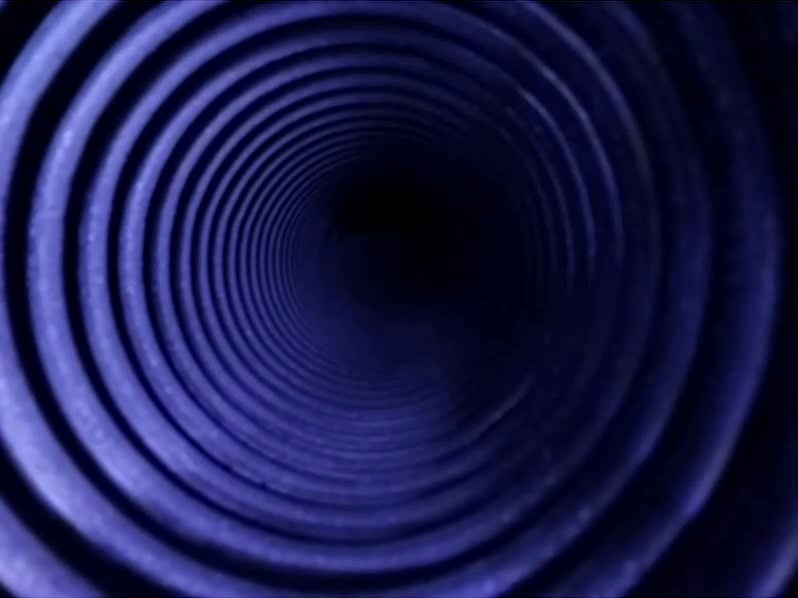
#> input picture Pipe_Detection_Model/Images/frame13.jpg, 798 x 598 px
$ jupyter execute --allow-errors Pipe_Detection_Model_Jihyo_Park.ipynb
#> lines starting #> are read from the running program, lines starting #| are printed output that depends on the picture; after the words box and inside, x2 and y2 are one past the last pixel; in counts of white or black regions, pixels touching at a corner belong together
PURDUE SUBTERRANEAN RESEARCH

IMPORT DEPENDENCIES

[cell 1]
import cv2
import numpy as np
import matplotlib.pyplot as plt
import tensorflow as tf
from tensorflow.keras.models import Sequential
from tensorflow.keras.layers import Conv2D, MaxPooling2D, Dense, Flatten

READ IMAGE AND GRAYSCALE

[cell 2]
pipe_pic = cv2.imread("Pipe_Detection_Model/Images/frame13.jpg")
#> pipe_pic is the input picture: shape (598, 798, 3); mean B, G, R 77, 27.5, 26.7
pipe_pic = cv2.cvtColor(pipe_pic, cv2.COLOR_BGR2RGB)
plt.imshow(pipe_pic)
plt.title('Original Image')
plt.show()

gray_pipe_pic = cv2.cvtColor(pipe_pic, cv2.COLOR_BGR2GRAY)
plt.imshow(gray_pipe_pic, cmap="gray", vmin=0, vmax=255)
plt.title('Grayscaled Image')
plt.show()

INCREASE BRIGHTNESS AND CONTRAST + GAUSSIAN BLUR

[cell 3]
edited_gray_pipe_pic = cv2.convertScaleAbs(gray_pipe_pic, 5, 4)
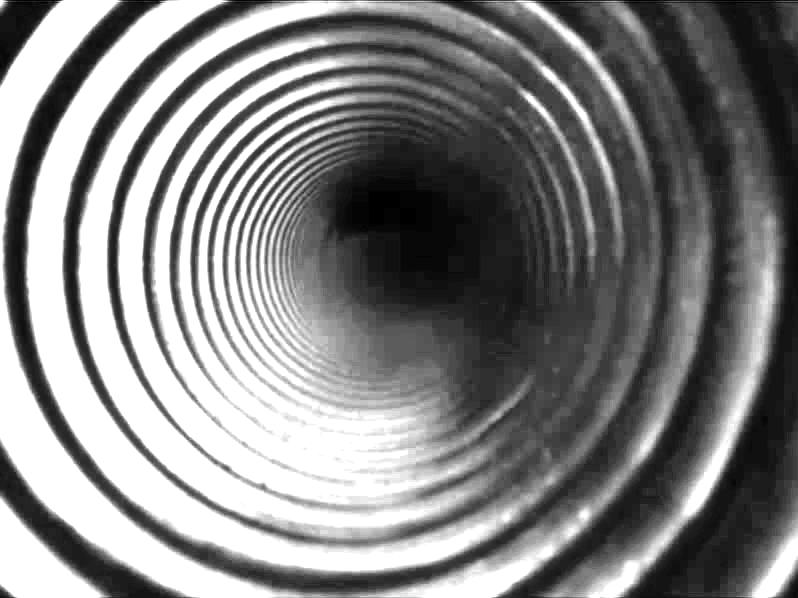
#> edited_gray_pipe_pic: shape (598, 798); min 0, max 255, mean 129.4
plt.imshow(edited_gray_pipe_pic, cmap="gray")
plt.title('Increased Brightness and Contrast')
plt.show()

edited_gray_pipe_pic = cv2.GaussianBlur(edited_gray_pipe_pic, (5,5), 1)
plt.imshow(edited_gray_pipe_pic, cmap="gray")
plt.title('Gaussian Blur')
plt.show()

median_blur = cv2.medianBlur(edited_gray_pipe_pic, 5)
plt.imshow(median_blur, cmap="gray")
plt.title('Median Blur')
plt.show()

HISTOGRAM EQUALIZATION

[cell 4]
eq_hist = cv2.equalizeHist(edited_gray_pipe_pic)
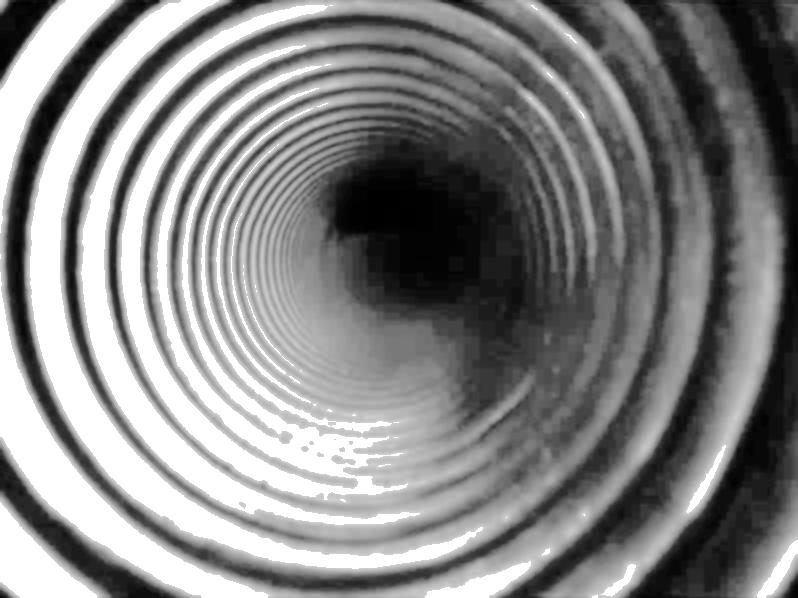
#> eq_hist: shape (598, 798); min 0, max 255, mean 132.3
plt.imshow(eq_hist, cmap="gray")
plt.title('After Histogram Equalization')
plt.show()

CONTRAST LIMITED ADAPTIVE HISTOGRAM EQUALIZATION

[cell 5]
clahe = cv2.createCLAHE(clipLimit=20)
cl = clahe.apply(edited_gray_pipe_pic)
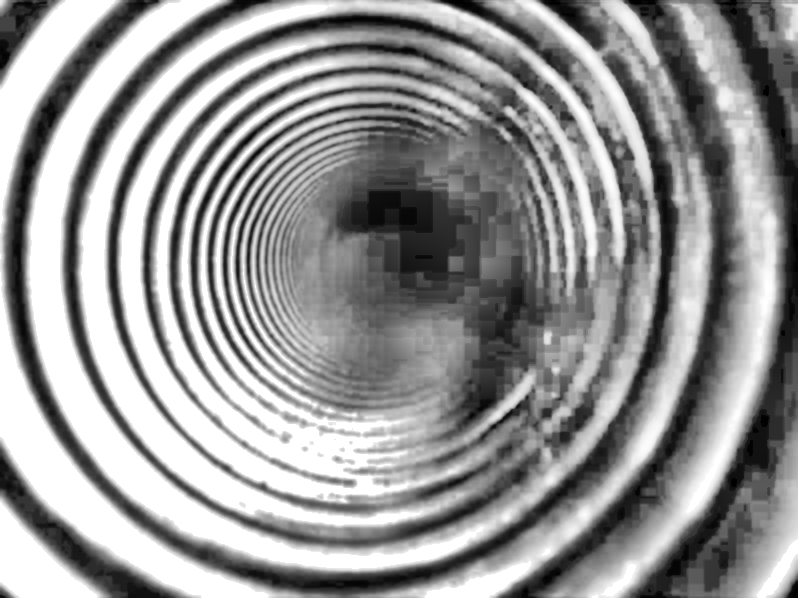
#> cl: shape (598, 798); min 0, max 255, mean 148.8
plt.imshow(cl, cmap="gray")
plt.title('After CLAHE')
plt.show()

ADAPTIVE THRESHOLDING

[cell 6]
mean_ad = cv2.adaptiveThreshold(edited_gray_pipe_pic, 255, cv2.ADAPTIVE_THRESH_MEAN_C, cv2.THRESH_BINARY, 11, 3)
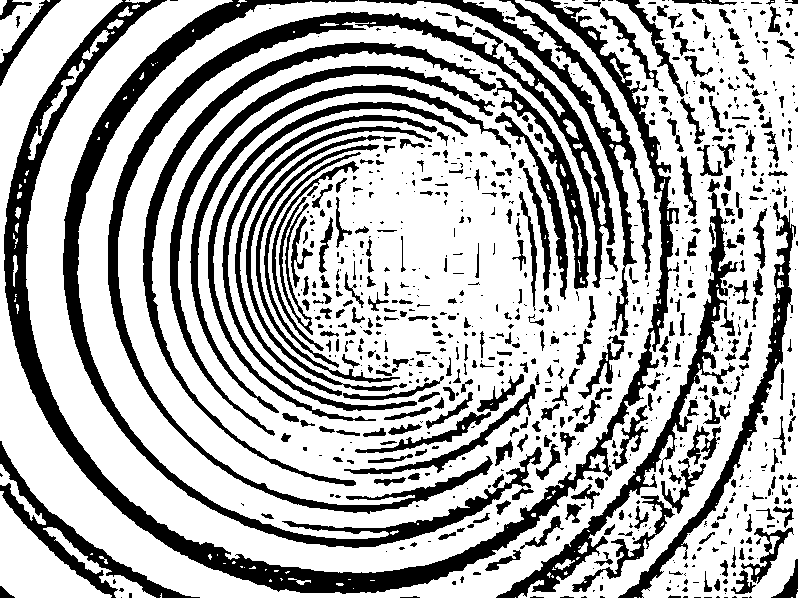
#> mean_ad: shape (598, 798); 69% white; 858 black regions (494 under 20 px), largest, box (x1, y1, x2, y2) and area: (4, 0, 679, 594) 25589, (108, 12, 615, 514) 15019, (63, 0, 542, 548) 13561
plt.imshow(mean_ad, cmap='gray')
plt.title('Adaptive Mean Thresholding')
plt.show()

gaussian_ad = cv2.adaptiveThreshold(median_blur, 255, cv2.ADAPTIVE_THRESH_GAUSSIAN_C, cv2.THRESH_BINARY, 11, 2)
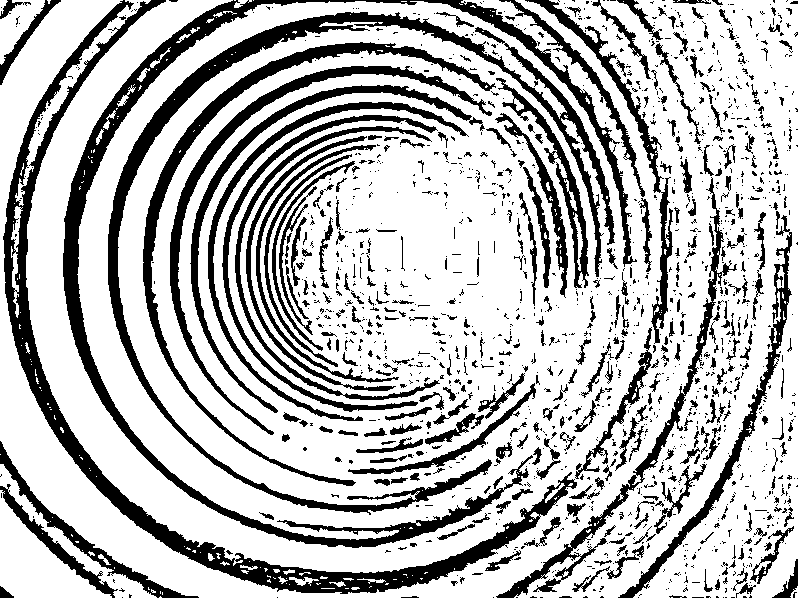
#> gaussian_ad: shape (598, 798); 73.1% white; 1534 black regions (1188 under 20 px), largest, box (x1, y1, x2, y2) and area: (3, 0, 577, 594) 17551, (63, 0, 637, 548) 15741, (108, 12, 615, 515) 14037
plt.imshow(gaussian_ad, cmap='gray')
plt.title('Adaptive Gaussian Thresholding')
plt.show()

MORPHOLOGY

[cell 7]
se = cv2.getStructuringElement(cv2.MORPH_RECT, (8,8))
bg = cv2.morphologyEx(gray_pipe_pic, cv2.MORPH_DILATE, se)
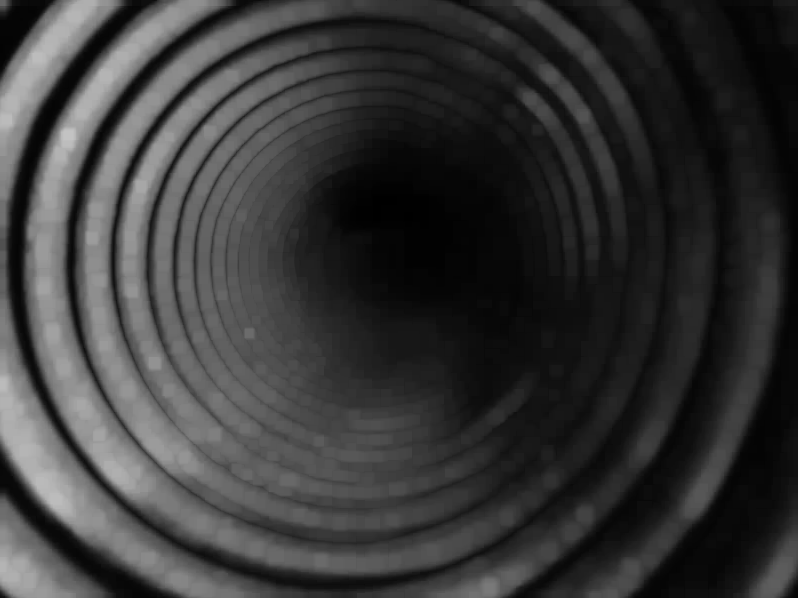
#> bg: shape (598, 798); min 0, max 195, mean 55.5

out = cv2.divide(gray_pipe_pic, bg, scale=255)
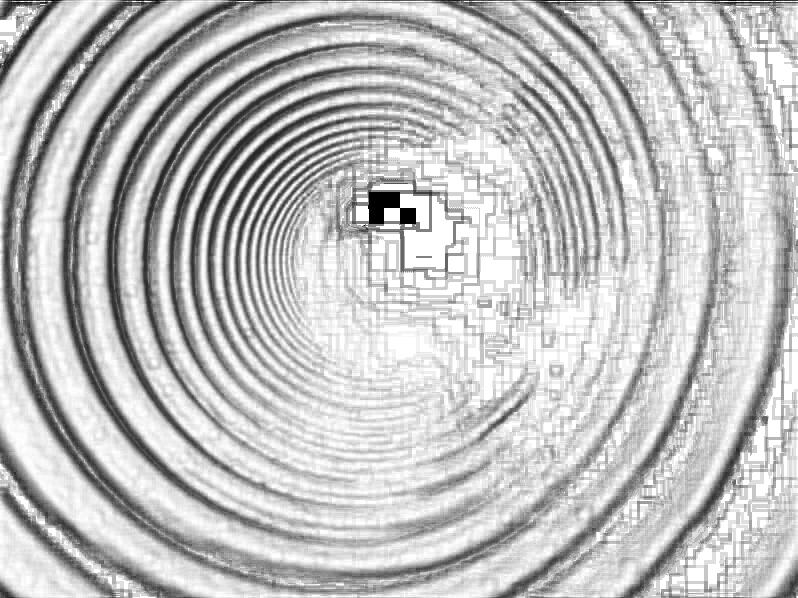
#> out: shape (598, 798); min 0, max 255, mean 191.8
morph = cv2.threshold(out, 0, 255, cv2.THRESH_OTSU)[1]
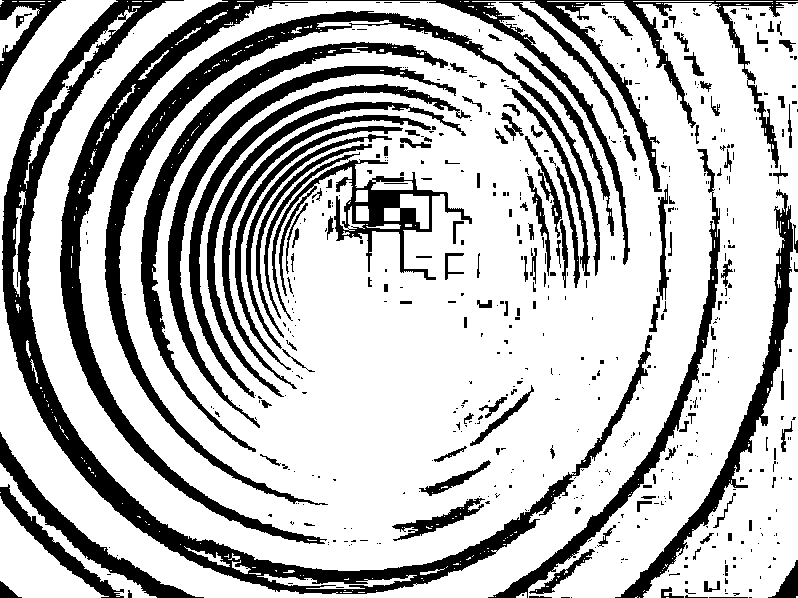
#> morph: shape (598, 798); 72.9% white; 568 black regions (423 under 20 px), largest, box (x1, y1, x2, y2) and area: (2, 0, 652, 594) 23563, (60, 0, 798, 544) 21790, (105, 11, 600, 505) 12897

plt.imshow(morph, cmap='gray')
plt.show()

plt.imshow(out, cmap='gray')
plt.show()

HOUGHCIRCLES IMPLEMENTATION + RESULTS

[cell 8]
circles = cv2.HoughCircles(mean_ad, cv2.HOUGH_GRADIENT, 1, 6.8, param1=80, param2=40, minRadius=50, maxRadius=600)

if circles is not None:
    circles = np.uint16(np.around(circles))
    first_count = 0
    second_count = 0
    third_count = 0

    for i in circles[0, :]:
        print(i)
        if i[2] >= 220 and first_count < 5:
            # outer circle
            cv2.circle(pipe_pic, (i[0], i[1]), i[2], (0,255,0), 2)
            # center of circle
            cv2.circle(pipe_pic, (i[0], i[1]), 2, (0,255,0), 3)
            first_count += 1
        elif i[2] < 220 and i[2] > 150 and second_count < 4:
            # outer circle
            cv2.circle(pipe_pic, (i[0], i[1]), i[2], (255,0,0), 2)
            # center of circle
            cv2.circle(pipe_pic, (i[0], i[1]), 2, (255,0,0), 3)
            second_count += 1
        elif i[2] < 150 and third_count < 1:
            # outer circle
            cv2.circle(pipe_pic, (i[0], i[1]), i[2], (0,0,255), 2)
            # center of circle
            cv2.circle(pipe_pic, (i[0], i[1]), 2, (0,0,255), 3)
            third_count += 1
        elif first_count == 5 and second_count == 4 and third_count == 1:
            break
#> this loop made 37 passes
#> (i, third_count) on pass 36: ([374, 262, 147], 1)
#> i on passes 1 to 6: [340, 256, 336], [362, 262, 219], [346, 268, 270], [354, 258, 247], [356, 266, 237], [370, 268, 218]
#| [340 256 336]
#| [362 262 219]
#| [346 268 270]
#| [354 258 247]
#| [356 266 237]
#| [370 268 218]
#| [356 250 296]
#| [346 258 240]
#> (further printed lines are left out)
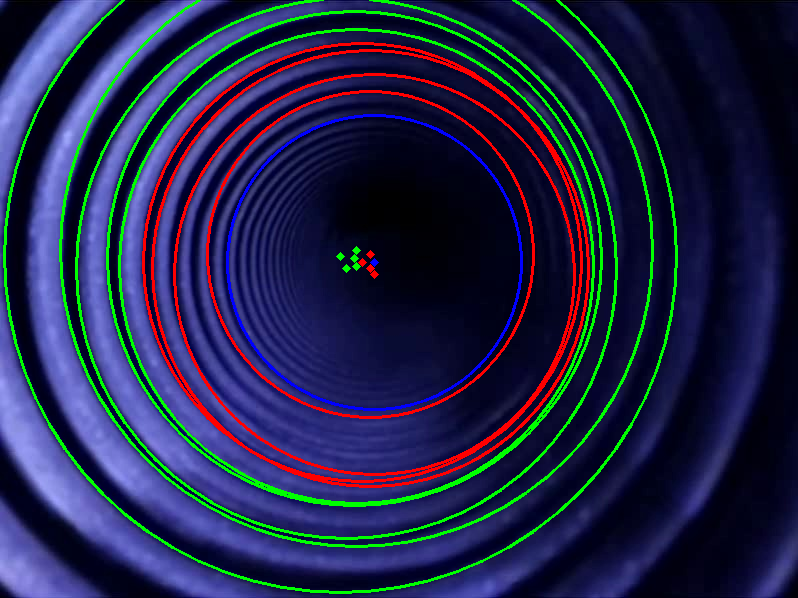
#> pipe_pic: shape (598, 798, 3); mean R, G, B 33, 38.3, 72.5
#> after the loop, first_count = 5; second_count = 4; third_count = 1

plt.imshow(pipe_pic)
plt.title('Circle Detection')
plt.show()

$ run again, with Pipe_Detection_Model/Images/frame403.jpg copied over Pipe_Detection_Model/Images/frame13.jpg
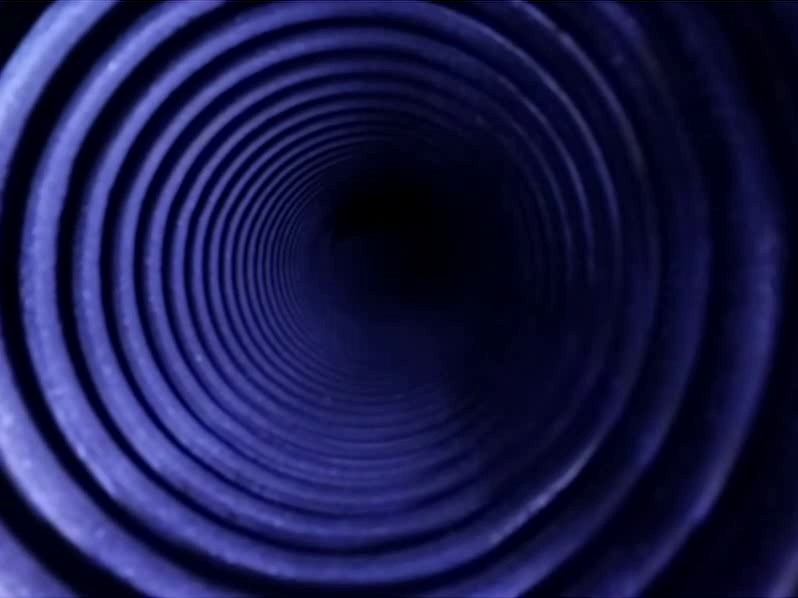
#> input picture Pipe_Detection_Model/Images/frame403.jpg, 798 x 598 px
#> pipe_pic is the input picture: shape (598, 798, 3); mean B, G, R 74.9, 26.5, 25.7
#> `mean_ad = cv2.adaptiveThreshold(edited_gray_pipe_pic, 255, cv2.ADAPTIV..`:
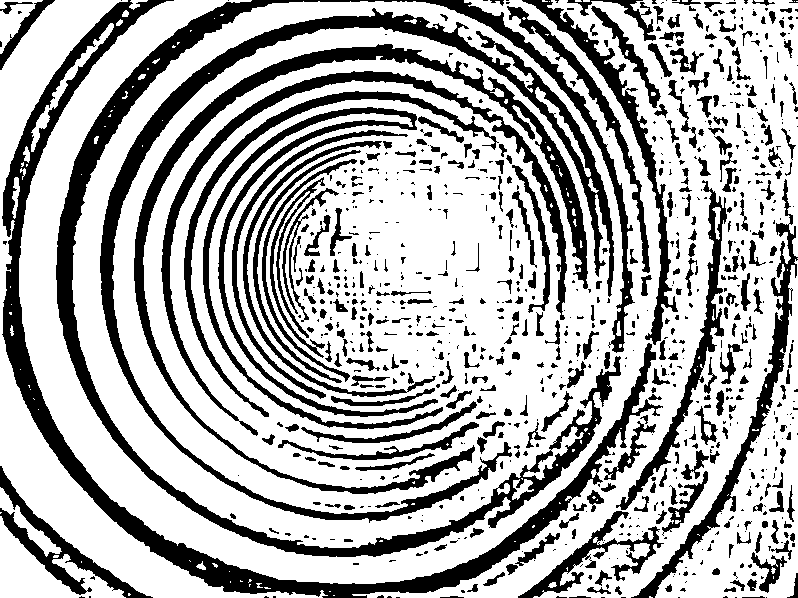
#> mean_ad: shape (598, 798); 68.8% white; 875 black regions (511 under 20 px), largest, box (x1, y1, x2, y2) and area: (56, 0, 635, 557) 20690, (2, 0, 663, 598) 20664, (100, 8, 614, 523) 16119
#> gaussian_ad: shape (598, 798); 72.9% white; 1587 black regions (1245 under 20 px), largest, box (x1, y1, x2, y2) and area: (56, 0, 634, 557) 18253, (2, 0, 656, 598) 15547, (100, 8, 614, 521) 15106
#> morph: shape (598, 798); 72.5% white; 667 black regions (532 under 20 px), largest, box (x1, y1, x2, y2) and area: (0, 0, 656, 598) 23901, (53, 0, 626, 557) 19882, (98, 12, 599, 517) 14041
#> the loop `for i in circles[0, :]:` made 46 passes
#> (i, third_count) on pass 13: ([366, 270, 148], 1)
#> (printed output is left out)
#> after the loop `for i in circles[0, :]:`:
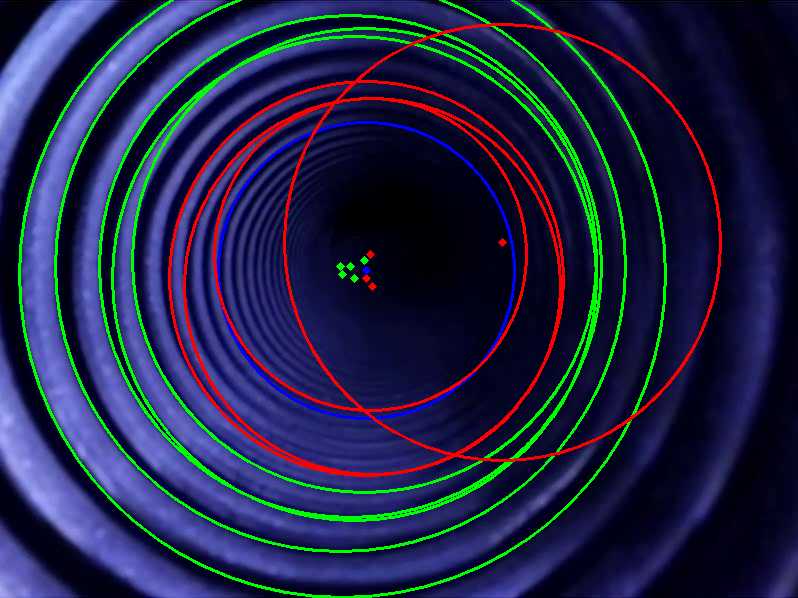
#> pipe_pic: shape (598, 798, 3); mean R, G, B 31.4, 36.9, 70.8
#> after the loop `for i in circles[0, :]:`: first_count = 5; second_count = 4; third_count = 1

$ run again, with Pipe_Detection_Model/Images/frame78.jpg copied over Pipe_Detection_Model/Images/frame13.jpg
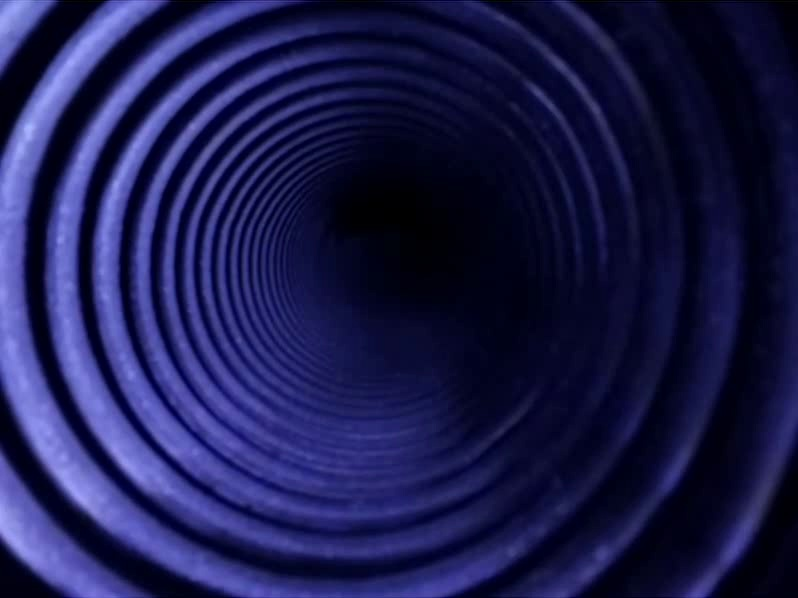
#> input picture Pipe_Detection_Model/Images/frame78.jpg, 798 x 598 px
#> pipe_pic is the input picture: shape (598, 798, 3); mean B, G, R 77.5, 27.9, 27.5
#> `mean_ad = cv2.adaptiveThreshold(edited_gray_pipe_pic, 255, cv2.ADAPTIV..`:
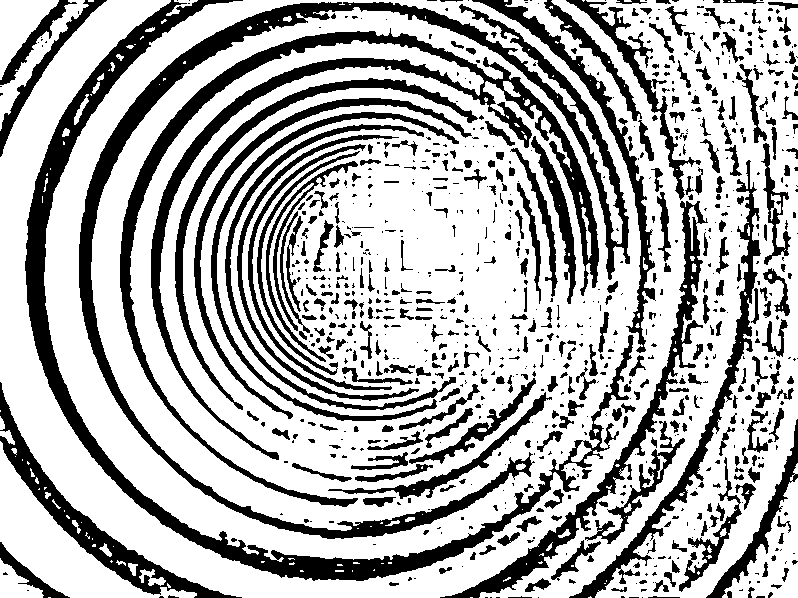
#> mean_ad: shape (598, 798); 69.3% white; 893 black regions (526 under 20 px), largest, box (x1, y1, x2, y2) and area: (25, 0, 634, 581) 19025, (79, 2, 630, 539) 18618, (120, 28, 599, 507) 18517
#> gaussian_ad: shape (598, 798); 73.5% white; 1593 black regions (1244 under 20 px), largest, box (x1, y1, x2, y2) and area: (25, 0, 553, 582) 15743, (79, 2, 616, 539) 14978, (120, 30, 535, 507) 8442
#> morph: shape (598, 798); 73.4% white; 572 black regions (434 under 20 px), largest, box (x1, y1, x2, y2) and area: (75, 0, 798, 598) 28935, (22, 0, 516, 582) 20159, (118, 31, 475, 499) 9725
#> the loop `for i in circles[0, :]:` made 194 passes
#> i on passes 1 to 8: [354, 266, 236], [334, 274, 291], [342, 264, 264], [350, 272, 258], [362, 276, 233], [362, 252, 287], [364, 290, 281], [346, 286, 250]
#> (printed output is left out)
#> after the loop `for i in circles[0, :]:`:
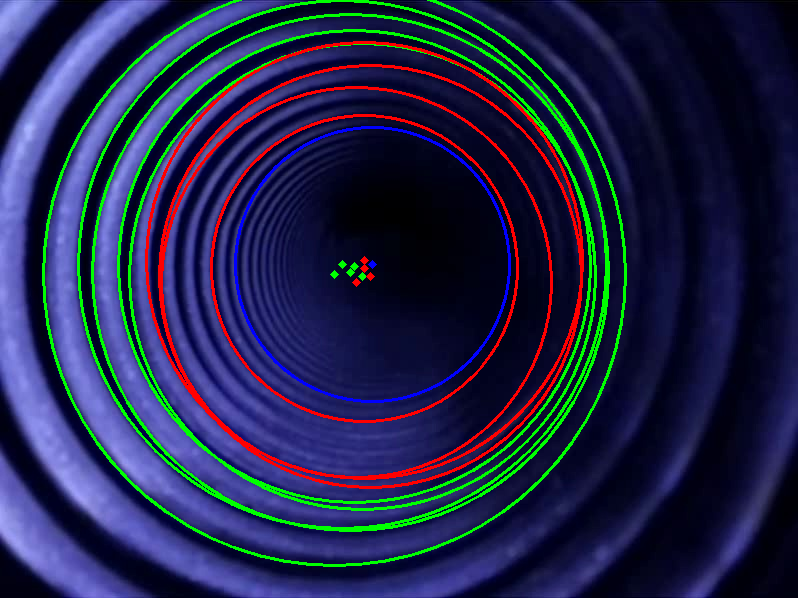
#> pipe_pic: shape (598, 798, 3); mean R, G, B 33.3, 38.1, 73.1
#> after the loop `for i in circles[0, :]:`: first_count = 5; second_count = 4; third_count = 1
